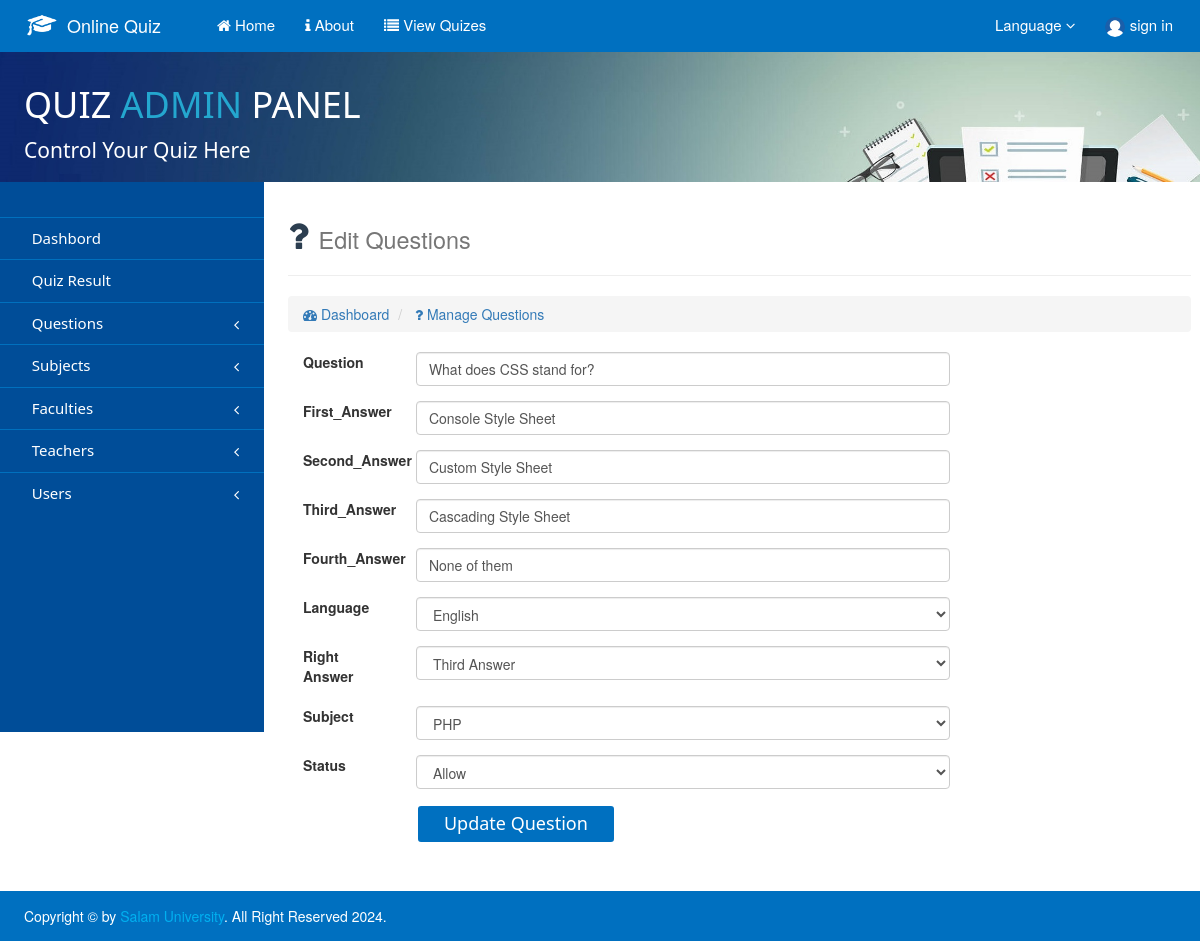
Page /Administrator/Edit-Questions.php?edit=4 on the committed database.
### tables this page shows
CREATE TABLE `question` (
  `Question_ID` int(11) NOT NULL,
  `Question` varchar(255) NOT NULL,
  `Answer0` varchar(100) NOT NULL,
  `Answer1` varchar(100) NOT NULL,
  `Answer2` varchar(100) NOT NULL,
  `Answer3` varchar(100) NOT NULL,
  `Language` varchar(10) NOT NULL,
  `Right_Answer` int(11) NOT NULL,
  `Subject_ID` int(11) NOT NULL,
  `Status` int(11) NOT NULL
);

### Administrator/_Partial Components/Database.php (called while the page is built, shortened)
<?php
Class Database{
 public $host   = "localhost";
 public $user   = "root";
 public $pass   = "";
 public $db     = "Quiz";
 public $link;
private function connectDB(){
 $this->link = new mysqli($this->host, $this->user, $this->pass, $this->db);
 }
public function select($query){
  $result = $this->link->query($query) or
   die($this->link->error.__LINE__);
  if($result->num_rows > 0){
    return $result;
  } else {
    return false;
  }
 }
}

### Administrator/_Partial Components/Exam.php (called while the page is built, shortened)
<?php
class Exam{
	private $db;
	public function __construct(){
		$this->db = new Database();
	}
	public function getSubject(){
		$query = "SELECT * from Viw_Subject";
		mysqli_set_charset($this->db->link, 'UTF8');
		$getData = $this->db->select($query);
		return $getData;
	}
	public function getContact(){
		$query = "SELECT * from Contact_Us where Status = '0'";
		mysqli_set_charset($this->db->link, 'UTF8');
		$getResult = $this->db->select($query);
		$total =$getResult->num_rows;
		return $total;
	}
	public function getQuestionByID($Question_ID){
		$query = "SELECT * from Question where Question_ID = '$Question_ID'";
		mysqli_set_charset($this->db->link, 'UTF8');
		$getData = $this->db->select($query);
		return $getData;
	}
}
?>

### Administrator/Edit-Questions.php (the view, shortened to what this page needs)
<?php
include('./_Partial Components/Header.php');
?>
<?php $Subject = $exm->getSubject();
if(isset($_GET['edit'])){
   $Question_ID = $_GET['edit'];
}
else{
   header('Location: ../sign in.php');
}
?>
    <div class="containe">
    	<div class="row" id="row">
            <div class="left-side-bar">
                <?php include('./_Partial Components/Navigation.php');?>
            </div>
            <div class="right-side-bar">
            <div class="row">
            <div calss = "col-md-9">
                <h1 style = "color: #2C3E50"> <i class = "fa fa-question"> </i> <small> Edit Questions </small></h1><hr>
                <ol class="breadcrumb">
                    <li style="color: #5C9BD1"><a href="index.php"> <i class = "fa fa-tachometer"></i> Dashboard </a></li>
                    <li class = ""> <a href="Manage-Questions.php"> <i class = "fa fa-question"></i> Manage Questions </a></li>
                </ol>
            </div>
            <div class="col-md-9">
          <?php
          if(isset($_GET['edit'])){
             $Question_ID = $_GET['edit'];
             }
             ?>
                    <?php
            $QuestionByID = $exm->getQuestionByID($Question_ID);
            $result = $QuestionByID->fetch_assoc();
          ?>
          <form class="form-horizontal" action = "" method = "POST">
            <div class="form-group">
              <label for="inputEmail3" class="col-sm-2"> Question </label>
              <div class="col-sm-10">
                <input type="text" value="<?php echo $result['Question']; ?>" class="form-control" id = "Question" name="Question" placeholder="Question">
              </div>
            </div>
            <div class="form-group">
              <label for="inputEmail3" class="col-sm-2"> First_Answer </label>
              <div class="col-sm-10">
                <input type="text" value="<?php echo $result['Answer0']; ?>"class="form-control" id="Answer0" name="First_Answer" placeholder="First Answer">
              </div>
            </div>
            <div class="form-group">
              <label for="inputEmail3" class="col-sm-2"> Second_Answer</label>
              <div class="col-sm-10">
                  <input type="text" value="<?php echo $result['Answer1']; ?>"class="form-control" id="Answer1" name="Second_Answer" placeholder="Second Answer">
              </div>
            </div>
            <div class="form-group">
              <label for="inputEmail3" class="col-sm-2">Third_Answer</label>
              <div class="col-sm-10">
                <input type="text" value="<?php echo $result['Answer2']; ?>"class="form-control" id="Answer2" name="Third_Answer" placeholder="Third Answer">
              </div>
            </div>
            <div class="form-group">
              <label for="inputEmail3" class="col-sm-2"> Fourth_Answer </label>
              <div class="col-sm-10">
                <input type="text" value="<?php echo $result['Answer3']; ?>"class="form-control" id="Answer3" name="Fourth_Answer" placeholder="Fourth Answer">
              </div>
            </div>
            <div class="form-group">
              <label for="input language" class="col-sm-2"> Language </label>
              <div class="col-sm-10">
                <select name="Gender" class="form-control"  name = "Language" id = "Language">
                <option value="English" <?php if($result['Language']=='English'){echo "selected"; }?> > English </option>
                </select>
              </div>
            </div>
            <div class="form-group">
              <label for="input Gender" class="col-sm-2 "> Right Answer </label>
              <div class="col-sm-10">
                <select name="Gender" class="form-control"  name = "Right_Answer" id = "Right_Answer">
                <option value="2" <?php if($result['Right_Answer']=='2'){echo "selected"; }?> > Third Answer </option>
                </select>
              </div>
            </div>
            <div class="form-group">
              <label for="input Teacher" class="col-sm-2"> Subject </label>
              <div class="col-sm-10">
                <select name="Teacher ID" class="form-control" name = "Subject_ID" id="Subject_ID">
                <?php $Subject = $exm->getSubject();
                  if(!$Subject){
                    echo "<option value=''> Subject table Not Exist! </option>";
                  }
                  else{
                    if($Subject->num_rows>0){
                    while ($row = $Subject->fetch_assoc()) { ?>
                    <option value="<?php echo $row['Subject_ID']; ?>" > <?php echo $row['Subject']; ?> </option>
                <?php }}
                    else{
                    echo "<option value=''> Subject Table is empty </option>";
                    }} ?>
                </select>
              </div>
            </div>
            <div class="form-group">
              <label for="input Status" class="col-sm-2"> Status </label>
              <div class="col-sm-10">
                <select name="Gender" class="form-control"  name = "Status" id = "Status">
                <option value="1" <?php if($result['Status']=='allow'){echo "selected"; }?> > Allow </option>
                </select>
              </div>
            </div>
            <div class="form-group">
              <div class="col-sm-offset-2 col-sm-10">
                <button type="submit" class="button-start-the-quiz" name="submit" id = "btn-edit-questions" style = "width: 200px;"> Update Question</button>
              </div>
            </div>
          </form>
        </div>
</div>
    		</div>
    	</div>
    </div>
<?php
include('./_Partial Components/Footer.php');
?>

### Administrator/CSS/Quiz_Admin_Panel.css (style rules this page uses)
.left-side-bar { width: 17%; float: left; margin-left: 0px; }
.right-side-bar { width: 80%; float: right; margin: 1%; padding-left: 15px; padding-right: 1%; }
#row { padding: 0px; margin: 0px; }
.button-start-the-quiz { background-color: rgb(0,112,192); height: 40px; width: 32%; color: white; font-family: segoe ui; font-weight: lighter; font-size: 18px; border-radius: 5px; border: 2px solid #fff; transition: 0.4s ease; }
@media only screen and (min-width:769px)and (max-width: 1200px) { body { margin: 0px; } }
@media only screen and (min-width:769px)and (max-width: 1200px) { .left-side-bar { width: 22%; } }
@media only screen and (min-width:769px)and (max-width: 1200px) { .right-side-bar { width:75%; } }

### rows in the picture
question: Question "What does CSS stand for?", First_Answer "Console Style Sheet", Second_Answer "Custom Style Sheet", Third_Answer "Cascading Style Sheet", Fourth_Answer "None of them", Gender "English", Gender "Third Answer"

### other values in the picture
form field value "PHP"
